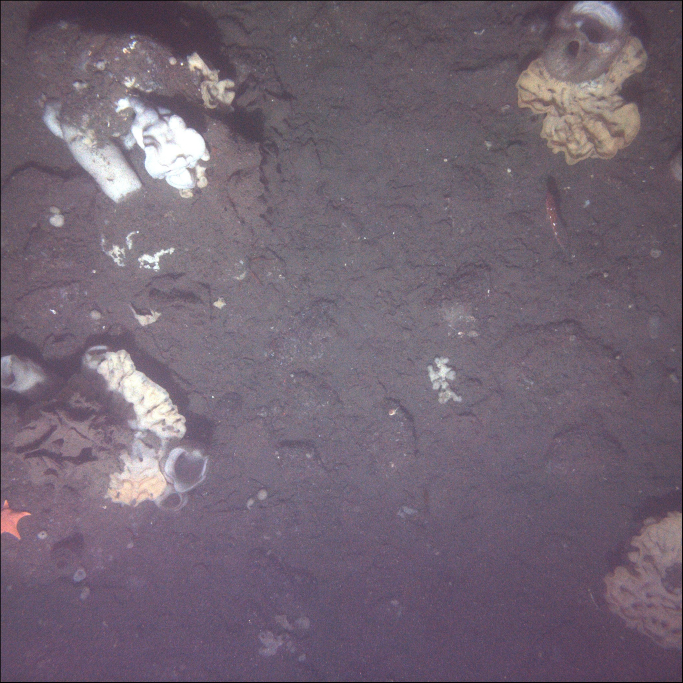
#> input picture test/20100920.215954.00142.jpg, 2048 x 2048 px (shown at 1/3 size)
$ python -i MultiHarrisZernike.py   (imports and definitions only)   (older library calls are emulated)
#> lines starting #> are read from the running program, lines starting #| are printed output that depends on the picture
#!/usr/bin/env python3
# -*- coding: utf-8 -*-
"""
Created on Sat Mar 16 11:02:43 2019

@author: vik748
"""
import time
import cv2
import numpy as np
import matplotlib.pyplot as plt
# [1 line not run here, left out]
#from matlab_imresize.imresize import imresize
#from scipy.ndimage import convolve

# Inheriting from opencv class causes segfaults
# class MultiHarrisZernike (cv2.Feature2D):


class MultiHarrisZernike:
    '''
    MultiHarrisZernike feature detector which uses multi-level harris corners
    along with Zernike parameters on 2 different radii discs as the feature detector
    A class as a child of cv2.Feature2D

    Parameters
    ----------
    Nfeats : int, optional
        Number of features per image. Default is 600
    seci : int, optional
        Number of vertical sectors (tiles) for keypoint thresholding. Default
        is 2
    secj : int, optional
        Number of horizontal sectors (tiles) for keypoint thresholding. Default
        is 3
    levels : int, optional
        Number of levels in image pyramid. Default is 6
    ratio : float, optional
        Scaling ratio between levels, default is 0.75
    sigi : float, optional
        Integration scale, default is 1.0
    sigd : float, optional
        Derivation scale, default is 2.75
    nmax : int, optional
        Zernike order
    lmax_nd : int, optional
        Feature neighborhood size for local maximum filter, default is 3
    like_matlab : bool, optional
        Flag to replicate Oscar's Matlab version (slr) when true. Default is
        false

    ----------
    Example usage:
        img = cv2.imread('test.png',1)
        gr = cv2.cvtColor(img, cv2.COLOR_BGR2GRAY)

        a = MultiHarrisZernike()
        kp, des = a.detectAndCompute(gr)

        outImage     = cv2.drawKeypoints(gr, kp, gr,color=[255,255,0],
                            flags=cv2.DRAW_MATCHES_FLAGS_DRAW_RICH_KEYPOINTS)
        fig, ax= plt.subplots(dpi=200)
        plt.title('Multiscale Harris with Zernike Angles')
        plt.axis("off")
        plt.imshow(outImage)
        plt.show()

    '''

    def __init__(self, Nfeats=600, seci=2, secj=3, levels=6, ratio=0.75,
                 sigi=2.75, sigd=1.0, nmax=8, like_matlab=False, lmax_nd=3, harris_threshold=None):

        if like_matlab:
            from matlab_imresize.imresize import imresize as ml_imresize
            from scipy.ndimage import convolve as sk_convolve
            self.ml_imresize = ml_imresize
            self.sk_convolve = sk_convolve

        self.Nfeats = Nfeats        # number of features per image
        self.seci = seci          # number of vertical sectors
        self.secj = secj          # number of horizontal sectors
        self.levels = levels        # pyramid levels
        self.ratio = ratio         # scaling between levels
        self.sigi = sigi          # integration scale 1.4.^[0:7];%1.2.^[0:10]
        self.sigd = sigd          # derivation scale
        self.nmax = nmax          # zernike order
        self.exact = like_matlab   # Flag to replicate Oscar's Matlab version (slower)
        self.lmax_nd = lmax_nd       # Feature neighborhood size for local maximum filter
        self.zrad = np.ceil(self.sigi * 8).astype(int)  # radius for zernike disk
        self.brad = np.ceil(0.5 * self.zrad).astype(int)    # radius for secondary zernike disk
        self.non_max_kernel = np.ones((self.lmax_nd, self.lmax_nd), np.uint8)
        self.harris_threshold = harris_threshold  # Minimum harris threshold for a keypoint

        if self.exact:
            self.Gi = MultiHarrisZernike.fspecial_gauss(11, self.sigi)
            self.pyrlpf = MultiHarrisZernike.fspecial_gauss(int(np.ceil(7 * self.sigd)), self.sigd)

        self.ZstrucZ, self.ZstrucZ_rav, self.ZstrucNdesc = MultiHarrisZernike.zernike_generate(self.nmax, self.zrad)
        self.BstrucZ, self.BstrucZ_rav, self.BstrucNdesc = MultiHarrisZernike.zernike_generate(self.nmax, self.brad)

    # [8 lines left out: function fspecial_gauss, not called in this run]

    @staticmethod
    def xy_gradients(img):
        '''
        Return x and y gradients of an image. Similar to np.gradient
        '''
        kernelx = 1 / 2 * np.array([[-1, 0, 1]])
        kernely = 1 / 2 * np.array([[-1], [0], [1]])
        fx = cv2.filter2D(img, cv2.CV_32F, kernelx)
        fy = cv2.filter2D(img, cv2.CV_32F, kernely)
        return fy, fx

    @staticmethod
    def zernike_generate(nmax, radius, verbose=False):
        '''
        generate the zernike filter to caluculate zernike coefficient n,m
        '''
        desc = 0
        Zfilt = [[0 for x in range(nmax + 1)] for y in range(nmax + 1)]
        Zfilt_rav = [[0 for x in range(nmax + 1)] for y in range(nmax + 1)]

        for n in range(nmax + 1):
            for m in range(n % 2, n + 1, 2):
                desc = desc + 1
                if verbose:
                    print([radius, n, m, desc])
                Zfilt[n][m] = MultiHarrisZernike.zerfilt(n, m, radius)
                Zfilt_rav[n][m] = Zfilt[n][m].ravel()
        return Zfilt, Zfilt_rav, desc

    @staticmethod
    def zerfilt(n, m, r):
        '''
        n and m integers that specify coeficient n > 0, m < n, m-n even
        r radius in pixels on image
        '''
        xdim = 2 * r + 1
        ydim = 2 * r + 1
        Z = np.zeros((xdim, ydim), dtype=np.complex64)

        for y in range(-r, r + 1):
            for x in range(-r, r + 1):
                theta = np.arctan2(y, x)
                rho = ((x**2 + y**2)**0.5) / r
                if rho <= 1:
                    Z[y + r, x + r] = (n + 1) / np.pi * np.exp(-m * theta * 1j) * MultiHarrisZernike.zerrad(n, m, rho)
        return Z

    @staticmethod
    def zerrad(n, m, rho):
        R = 0.0
        for s in range(0, int((n - m) / 2) + 1):
            R = R + ((-1)**s * np.math.factorial(n - s)) / \
                (np.math.factorial(s) *
                 np.math.factorial(int((n + m) / 2 - s)) *
                 np.math.factorial(int((n - m) / 2 - s))
                 ) * \
                rho**(n - 2 * s)
        return R

    # [17 lines left out: function plot_zernike, not called in this run]

    def getNfeats(self):
        return self.Nfeats

    def getseci(self):
        return self.seci

    def getsecj(self):
        return self.secj

    def getlevels(self):
        return self.levels

    def getratio(self):
        return self.ratio

    def getsigi(self):
        return self.sigi

    def getsigd(self):
        return self.sigd

    def getnmax(self):
        return self.nmax

    def getlmax_nd(self):
        return self.lmax_nd

    # [5 lines left out: function getharris_threshold, not called in this run]

    def generate_pyramid(self, img, mask=None):
        '''
        Generate image pyramid, based on settings in the MultiHarrisZernike object
        '''
        sigd_list = [self.sigd]
        sigi_list = [self.sigi]
        images = [np.float32(img)]

        if mask is not None:
            masks = [mask]
        else:
            masks = None

        # convolve matches matlab version better, filter is 3 times faster
        if self.exact:
            lpimages = [self.sk_convolve(images[0], self.pyrlpf, mode='constant')]
        else:
            #lpimages = [gaussian_filter(images[0],sigma=self.sigd,mode='constant',truncate=3.0)]
            lpimages = [cv2.GaussianBlur(images[0], ksize=(7, 7), sigmaX=self.sigd, sigmaY=self.sigd, borderType=cv2.BORDER_CONSTANT)]

        for k in range(1, self.levels):
            if self.exact:
                # CV2 version of imresize is faster but doesn't have antialiasing
                # so results in fewer matches
                images += [self.ml_imresize(images[-1], self.ratio, method='bilinear').astype('float32')]

                # convolve matches matlb version better, filter is 3 times faster

                lpimages += [self.sk_convolve(images[-1], self.pyrlpf, mode='constant')]
            else:
                images += [cv2.resize(images[-1], (0, 0), fx=self.ratio,
                                      fy=self.ratio, interpolation=cv2.INTER_AREA)]

                #lpimages += [gaussian_filter(images[-1],sigma=self.sigd,mode='constant',truncate=3.0)]
                # kzise = 11,11 matches best with exact version, lower size more efficient
                lpimages += [cv2.GaussianBlur(images[-1], ksize=(5, 5), sigmaX=self.sigd, sigmaY=self.sigd, borderType=cv2.BORDER_CONSTANT)]

            if mask is not None:
                masks += [cv2.resize(masks[-1], images[-1].shape[::-1],
                                     interpolation=cv2.INTER_NEAREST)]

            sigd_list += [sigd_list[-1] / self.ratio]  # equivalent sigdec at max res
            sigi_list += [sigi_list[-1] / self.ratio]
        return {'images': images, 'lpimages': lpimages, 'sigd': sigd_list,
                'sigi': sigi_list, 'masks': masks}

    def eigen_image_p(self, lpf, scale):
        '''
        ef2,nL = eigen_image_p(lpf,scale)
        set up in pyramid scheme with detection scaled smoothed images
        ef2 is the interest point eigen image
        lpf smoothed by the detection scale gaussian
        Gi = fspecial('gaussian',ceil(7*sigi),sigi);
        '''
        [fy, fx] = MultiHarrisZernike.xy_gradients(lpf)

        [fxy, fxx] = MultiHarrisZernike.xy_gradients(fx)
        [fyy, fyx] = MultiHarrisZernike.xy_gradients(fy)
        nL = scale**(-2) * np.abs(fxx + fyy)

        if self.exact:
            Mfxx = self.sk_convolve(np.square(fx), self.Gi, mode='constant')
            Mfxy = self.sk_convolve(fx * fy, self.Gi, mode='constant')
            Mfyy = self.sk_convolve(np.square(fy), self.Gi, mode='constant')
        else:
            # Significantly Faster than convolve
            # kzise = 11,11 matches best with exact version, lower size more efficient
            Mfxx = cv2.GaussianBlur(np.square(fx), ksize=(5, 5), sigmaX=self.sigi,
                                    sigmaY=self.sigi, borderType=cv2.BORDER_CONSTANT)
            Mfxy = cv2.GaussianBlur(fx * fy, ksize=(5, 5), sigmaX=self.sigi,
                                    sigmaY=self.sigi, borderType=cv2.BORDER_CONSTANT)
            Mfyy = cv2.GaussianBlur(np.square(fy), ksize=(5, 5), sigmaX=self.sigi,
                                    sigmaY=self.sigi, borderType=cv2.BORDER_CONSTANT)

        Tr = Mfxx + Mfyy
        Det = Mfxx * Mfyy - np.square(Mfxy)
        with np.errstate(invalid='ignore'):
            sqrterm = np.sqrt(np.square(Tr) - 4 * Det)

        ef2 = scale**(-2) * 0.5 * (Tr - sqrterm)
        # ef2 = scale**(-2) * sqrterm
        return np.nan_to_num(ef2), nL

    def feat_extract_p2(self, ImgPyramid):
        '''
        Extract multiscaled features from a Pyramid of images
        '''
        scales = self.levels
        ratio = self.ratio
        border = self.zrad
        lpimages = ImgPyramid['lpimages']
        masks = ImgPyramid['masks']
        [rows, cols] = lpimages[0].shape

        eig = [None] * scales
        nL = [None] * scales
        border_mask = [None] * scales
        threshold_mask = [None] * scales
        regmask = [None] * scales
        ivec = [None] * scales
        jvec = [None] * scales

        for k in range(scales):
            [eig[k], nL[k]] = self.eigen_image_p(lpimages[k], ratio**(k))
            # [8 lines of commented-out code are left out]
            border_mask[k] = np.zeros_like(eig[k], dtype=bool)
            border_mask[k][border:-border, border:-border] = True

            regmask[k] = cv2.dilate(eig[k], self.non_max_kernel, iterations=1) <= eig[k]

            regmask[k] = np.logical_and(regmask[k], border_mask[k])

            if self.harris_threshold is not None:
                threshold_mask[k] = eig[k] >= self.harris_threshold
                regmask[k] = np.logical_and(regmask[k], threshold_mask[k])

            if masks is not None:
                regmask[k] = np.logical_and(masks[k], regmask[k])

            #print("K: ",k," - ",np.sum(regmask[k]))
            # [ivec[k], jvec[k]] = np.nonzero(regmask[k]) #coordinates of 1s in regmask
            # Just to match matlab version, can be reverted to optimise
            [jvec[k], ivec[k]] = np.nonzero(regmask[k].T)

        # INITIALIZE feature positions and scales at highest level
        # at highest resolution coordinates of features:
        Fivec = ivec[0]
        #print("len of Fivec:",len(ivec[0]))
        Fjvec = jvec[0]
        Fsvec = np.zeros_like(Fivec)  # initial scale
        Fevec = eig[0][ivec[0], jvec[0]]  # access the elements of eig at locations given by ivec,jvec

        # i,j position of feature at the characteristic scale
        Fsivec = np.copy(Fivec)
        Fsjvec = np.copy(Fjvec)

        nLvec = nL[0][ivec[0], jvec[0]]
        pivec = np.copy(Fivec)
        pjvec = np.copy(Fjvec)
        pind = np.array(list(range(len(Fivec))))
        k = 1

        while (k < scales) & (len(pivec) > 0):
            mx = (np.floor(cols * ratio) - 1) / (cols - 1)  # scale conversion to next level
            my = (np.floor(rows * ratio) - 1) / (rows - 1)

            [rows, cols] = eig[k].shape  # dimensions of next level
            pendreg = np.zeros_like(pivec)
            # match matlab output
            sivec = np.round(pivec * my + np.finfo(np.float32).eps).astype(int)  # next scale ivec
            sjvec = np.round(pjvec * mx + np.finfo(np.float32).eps).astype(int)  # next scale jvec

            csivec = np.copy(sivec)
            csjvec = np.copy(sjvec)

            for u in range(-1, 2):  # account for motion of feature points between scales
                sojvec = sjvec + u  # next scale jvec
                for v in range(-1, 2):
                    soivec = sivec + v  # next scale ivec
                    uvpend = regmask[k][soivec, sojvec] == 1
                    pendreg = np.logical_or(pendreg, uvpend)
                    csivec[uvpend] = soivec[uvpend]
                    csjvec[uvpend] = sojvec[uvpend]

            pend = np.logical_and(pendreg, nL[k][csivec, csjvec] >= nLvec)
            pind = pind[pend]

            Fsvec[pind] = k  # scale is k or larger
            Fevec[pind] = eig[k][csivec[pend], csjvec[pend]]  # eigen value is given at
            # level k or larger
            Fsivec[pind] = csivec[pend]
            Fsjvec[pind] = csjvec[pend]

            pivec = csivec[pend]
            pjvec = csjvec[pend]
            nLvec = nL[k][csivec[pend], csjvec[pend]]
            # print(np.sum(Fsvec==k))
            k = k + 1
            F = {'ivec': Fivec, 'jvec': Fjvec, 'svec': Fsvec,
                 'evec': Fevec, 'sivec': Fsivec, 'sjvec': Fsjvec}
        return F

    def feat_thresh_sec(self, F, rows, cols):

        Nsec = self.seci * self.secj
        Nfsec = np.ceil(self.Nfeats / Nsec).astype(int)

        seclimi = np.linspace(0, rows, self.seci + 1)
        seclimj = np.linspace(0, cols, self.secj + 1)

        Fivec = F['ivec']
        Fjvec = F['jvec']
        Fevec = F['evec']
        Fsvec = F['svec']
        Fsivec = F['sivec']
        Fsjvec = F['sjvec']
        select = np.array([], dtype=int)  # zeros(size(F.ivec))
        selind = np.array(list(range(len(Fivec))))
        for i_ll, i_ul in zip(seclimi[:-1], seclimi[1:]):
            selecti = np.logical_and(Fivec >= i_ll, Fivec < i_ul)
            for j_ll, j_ul in zip(seclimj[:-1], seclimj[1:]):
                selectj = np.logical_and(Fjvec >= j_ll, Fjvec < j_ul)
                selectsec = np.logical_and(selecti, selectj)
                evec = Fevec[selectsec]
                selindsec = selind[selectsec]

                sorted_index = np.flip(np.argsort(evec))

                select = np.append(select, selindsec[sorted_index[:Nfsec]])

        Fout = {'ivec': Fivec[select], 'jvec': Fjvec[select], 'evec': Fevec[select],
                'sivec': Fsivec[select], 'sjvec': Fsjvec[select], 'svec': Fsvec[select]}
        Fout['Nfeats'] = len(Fout['ivec'])
        #Fout['thresh'] = thresh
        return Fout

    def z_jet_p2(self, ImgPyramid, F):
        '''
        Local jet of order three of interest points i,j
        '''
        feats = len(F['ivec'])
        Fsvec = F['svec']
        Fsivec = F['sivec']
        Fsjvec = F['sjvec']
        images = ImgPyramid['images']

        JAcoeff = [[0 for x in range(self.nmax + 1)] for y in range(self.nmax + 1)]
        JBcoeff = [[0 for x in range(self.nmax + 1)] for y in range(self.nmax + 1)]

        # initialize
        for n in range(self.nmax + 1):
            for m in range(n % 2, n + 1, 2):
                JAcoeff[n][m] = np.zeros(feats, dtype=np.complex64)
                JBcoeff[n][m] = np.zeros(feats, dtype=np.complex64)

        for k in range(feats):  # (feats+1):
            sk = Fsvec[k]  # scale of feature
            i_s = Fsivec[k]
            j_s = Fsjvec[k]
            # window size
            # [size(P(sk).im) is-zrad is+zrad js-zrad js+zrad]
            W = images[sk][i_s - self.zrad:i_s + self.zrad + 1,
                           j_s - self.zrad:j_s + self.zrad + 1]
            Wh = W - np.mean(W)
            W = Wh / (np.sum(Wh**2)**0.5)
            W_rav = W.ravel()

            Wb = images[sk][i_s - self.brad:i_s + self.brad + 1,
                            j_s - self.brad:j_s + self.brad + 1]
            Wbh = Wb - np.mean(Wb)
            if (np.sum(Wbh**2))**0.5 == 0:
                pass

            Wb = Wbh / ((np.sum(Wbh**2))**0.5)
            Wb_rav = Wb.ravel()

            for n in range(self.nmax + 1):
                for m in range(n % 2, n + 1, 2):
                    #JAcoeff[n][m][k] = np.sum(W*self.ZstrucZ[n][m])
                    #JBcoeff[n][m][k] = np.sum(Wb*self.BstrucZ[n][m])
                    JAcoeff[n][m][k] = W_rav.dot(self.ZstrucZ_rav[n][m])
                    JBcoeff[n][m][k] = Wb_rav.dot(self.BstrucZ_rav[n][m])

        return JAcoeff, JBcoeff

    # [29 lines left out: function corner_angle, not called in this run]

    def zinvariants4(self, JA, JB):
        '''
        oriented invariants
        invariance to affine changes in intensity
        '''
        rows, = JA[0][0].shape
        Va = np.zeros((rows, self.ZstrucNdesc), dtype=np.float32)
        Aa = np.zeros((rows, self.ZstrucNdesc), dtype=np.float32)
        Vb = np.zeros((rows, self.ZstrucNdesc), dtype=np.float32)
        Ab = np.zeros((rows, self.ZstrucNdesc), dtype=np.float32)
        # 1 through 7 are oriented gradients, relative to maximum direction
        k = 0
        for n in range(self.nmax + 1):
            for m in range(n % 2, n + 1, 2):
                Va[:, k] = np.abs(JA[n][m])
                Vb[:, k] = np.abs(JB[n][m])
                Aa[:, k] = np.angle(JA[n][m])
                Ab[:, k] = np.angle(JB[n][m])
                k = k + 1
        V = np.hstack((Va, Vb))
        A = np.hstack((Aa, Ab))
        alpha = np.angle(JA[1][1])
        return V, alpha, A

    def getDefaultName(self):
        return "MultiHarrisZernike"

    def defaultNorm(self):
        return cv2.NORM_L2

    def detectAndCompute(self, gr_img, mask=None, timing=False):
        '''
        cv2.Feature2D style detectAndCompute.  Takes a grayscale image and
        optionally a mask and returns OpenCV keypoints and descriptors

        Parameters
        ----------
        gr_img : 2D-array (image)
            The input grayscale image
        mask : 2D-array, optional
            Image mask with 1s where keypoints are permissible
        timing : bool, optional
            Display timing in various parts of algorithm

        ----------
        Example usage:
            kp, des = a.detectAndCompute(gr, mask=m1)

        '''
        if len(gr_img.shape) != 2:
            raise ValueError("Input image is not a 2D array, possibile non-grayscale")
        if timing:
            st = time.time()
        P = self.generate_pyramid(gr_img, mask=mask)
        if timing:
            print("Generate pyramid - {:0.4f}".format(time.time() - st))
            st = time.time()
        F = self.feat_extract_p2(P)
        if timing:
            print("Extract features - {:0.4f}".format(time.time() - st))
            st = time.time()
        Ft = self.feat_thresh_sec(F, *gr_img.shape)
        if timing:
            print("Feature Threshold - {:0.4f}".format(time.time() - st))
            st = time.time()
        JA, JB = self.z_jet_p2(P, Ft)
        if timing:
            print("Feature jets - {:0.4f}".format(time.time() - st))
            st = time.time()
        V, alpha, A = self.zinvariants4(JA, JB)
        if timing:
            print("Feature invariants - {:0.4f}".format(time.time() - st))
            st = time.time()
        kp = [cv2.KeyPoint(float(x), float(y), float(self.zrad * (sc + 1) * 2), angle=float(ang), response=float(res), octave=int(sc))
              for x, y, ang, res, sc in zip(Ft['jvec'], Ft['ivec'], np.rad2deg(alpha),
                                            Ft['evec'], Ft['svec'])]
        return kp, V,  # Ft, F, Ft, JA, JB, alpha, A

    # [103 lines left out: functions detect, compute, not called in this run]

>>> import cv2
>>> picture = cv2.imread('../test/20100920.215954.00142.jpg', cv2.IMREAD_GRAYSCALE)
>>> result = MultiHarrisZernike().detectAndCompute(picture)
#> after the loop in generate_pyramid, `for k in range(1, self.levels):`: images = 6 items; sigd_list = [1, 1.33, 1.78, 2.37, 3.16, 4.21]; sigi_list = [2.75, 3.67, 4.89, 6.52, 8.69, 11.59]
#> in detectAndCompute, `P = self.generate_pyramid(gr_img, mask=mask)`: P = 5 items
#> in feat_extract_p2, `lpimages = ImgPyramid['lpimages']`: lpimages = 6 items
#> the loop in feat_extract_p2, `for k in range(scales):` made 6 passes
#> pass 1, in xy_gradients, `fx = cv2.filter2D(img, cv2.CV_32F, kernelx)`:
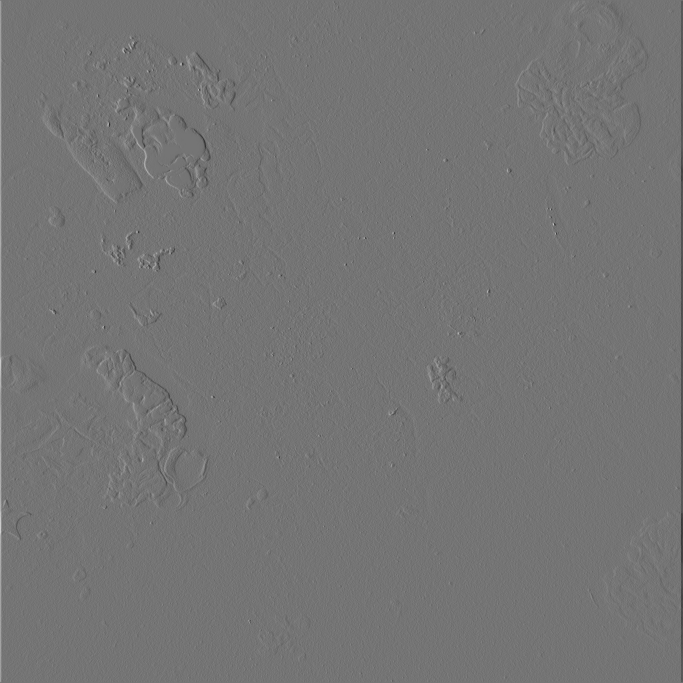
#> fx: shape (2048, 2048) float32 (shown at 1/3 size); min -47.94, max 56.53, mean 0; drawn with min black and max white
#> pass 1, in xy_gradients (call 2), `fx = cv2.filter2D(img, cv2.CV_32F, kernelx)`:
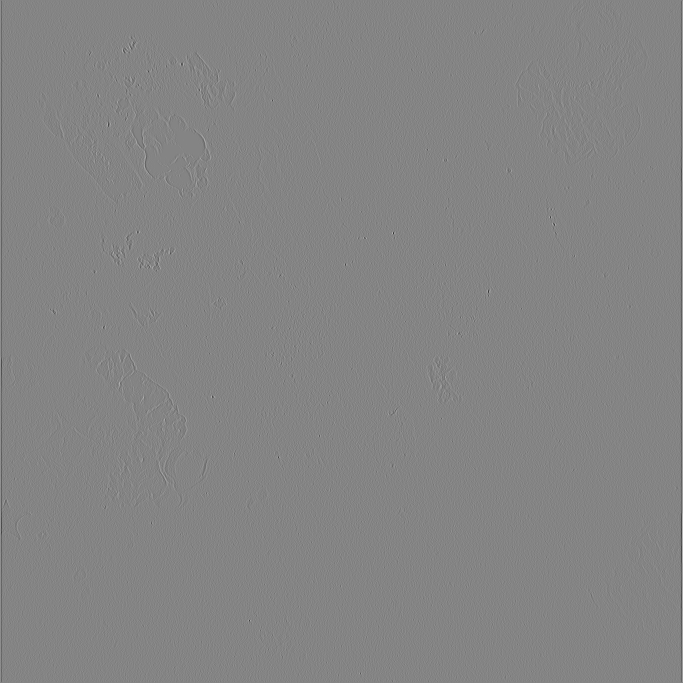
#> fx: shape (2048, 2048) float32 (shown at 1/3 size); min -30.69, max 28.26, mean 0; drawn with min black and max white
#> the loop in feat_extract_p2, `while (k < scales) & (len(pivec) > 0):` made 5 passes
#> (rows, cols) on passes 1 to 5: (1536, 1536), (1152, 1152), (864, 864), (648, 648), (486, 486)
#> (the rest of the program and of its run is left out)
